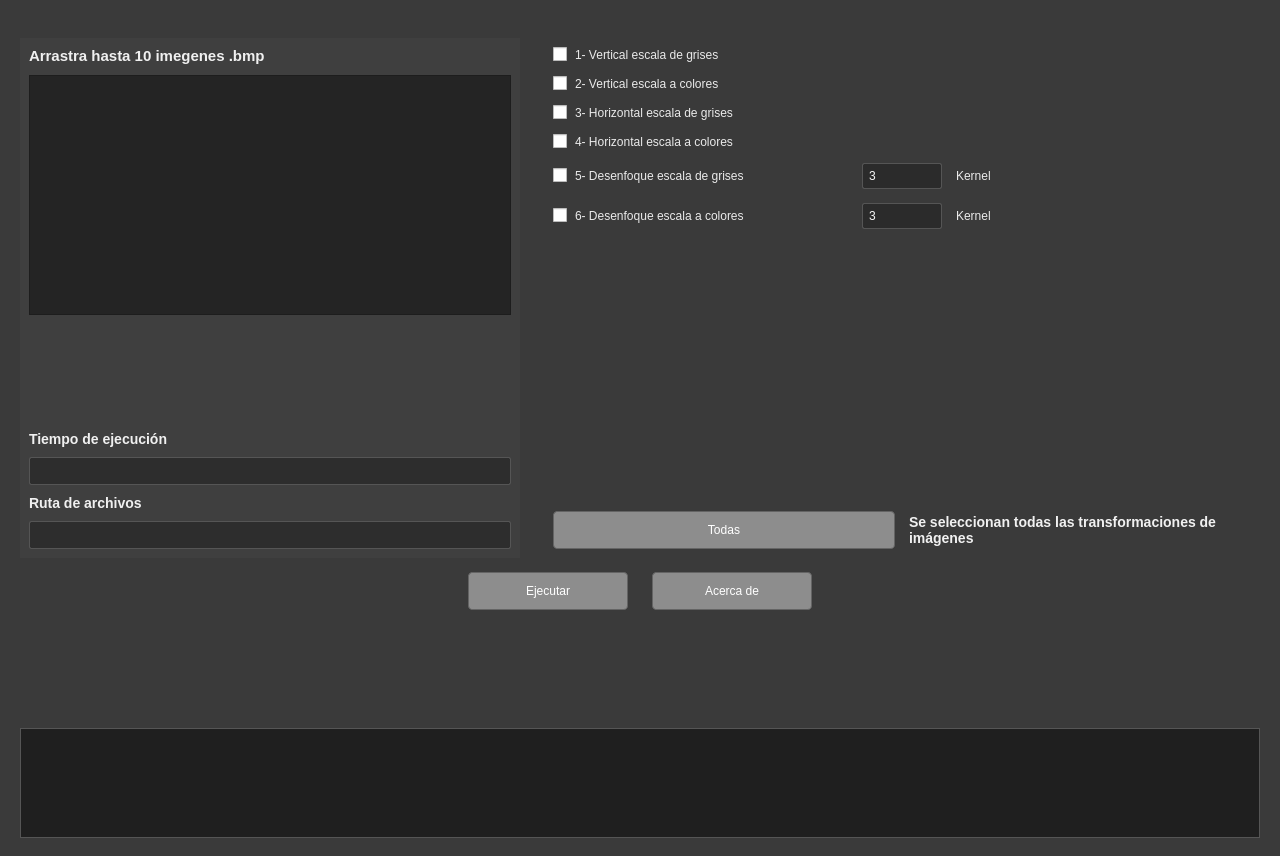
<?xml version="1.0" encoding="UTF-8"?>
<ui version="4.0">
 <class>MainWindow</class>
 <widget class="QMainWindow" name="MainWindow">
  <property name="geometry">
   <rect>
    <x>0</x>
    <y>0</y>
    <width>1280</width>
    <height>720</height>
   </rect>
  </property>
  <property name="windowTitle">
   <string>Procesamiento de imágenes</string>
  </property>
  <property name="styleSheet">
   <string notr="true">QMainWindow {
  background-color: #3a3a3a;
}
QLabel {
  color: #eaeaea;
}
QLineEdit {
  background-color: #2b2b2b;
  color: #f5f5f5;
  border: 1px solid #555;
  border-radius: 2px;
  padding: 4px;
}
QPushButton {
  background-color: #8d8d8d;
  color: #ffffff;
  border: 1px solid #646464;
  border-radius: 4px;
  padding: 6px 16px;
  min-height: 24px;
}
QPushButton:hover {
  background-color: #9b9b9b;
}
QPushButton:pressed {
  background-color: #777777;
}
QRadioButton, QCheckBox {
  color: #eaeaea;
  spacing: 8px;
}
QRadioButton::indicator, QCheckBox::indicator {
  width: 14px;
  height: 14px;
}
QPlainTextEdit {
  background-color: #1f1f1f;
  color: #efefef;
  border: 1px solid #555;
}
</string>
  </property>
  <widget class="QWidget" name="centralwidget">
   <layout class="QVBoxLayout" name="verticalLayoutRoot">
    <property name="leftMargin">
     <number>20</number>
    </property>
    <property name="topMargin">
     <number>18</number>
    </property>
    <property name="rightMargin">
     <number>20</number>
    </property>
    <property name="bottomMargin">
     <number>18</number>
    </property>
    <property name="spacing">
     <number>14</number>
    </property>
    <item>
      <layout class="QHBoxLayout" name="headerLayout">
       <item>
        <spacer name="headerStretch">
         <property name="orientation">
          <enum>Qt::Horizontal</enum>
         </property>
         <property name="sizeHint" stdset="0">
          <size>
        <width>40</width>
        <height>20</height>
          </size>
         </property>
        </spacer>
       </item>
      </layout>
        </item>
        <item>
      <layout class="QHBoxLayout" name="topLayout">
      <property name="spacing">
       <number>24</number>
      </property>
      <item>
       <widget class="QFrame" name="leftPanelFrame">
        <property name="minimumSize">
         <size>
          <width>470</width>
          <height>520</height>
         </size>
        </property>
        <property name="maximumSize">
         <size>
          <width>500</width>
          <height>16777215</height>
         </size>
        </property>
        <property name="styleSheet">
         <string notr="true">#leftPanelFrame {
  background-color: #3f3f3f;
  border: 0px;
}
#dropHintLabel {
  color: #f0f0f0;
  font-size: 15px;
  font-weight: 700;
}
#filesListWidget {
  background-color: #242424;
  border: 1px solid #1d1d1d;
  color: #f4f4f4;
}
#timeLabel, #pathLabel {
  color: #f0f0f0;
  font-size: 14px;
  font-weight: 600;
}
#timeLineEdit, #pathLineEdit {
  background-color: #2d2d2d;
  color: #ffffff;
  border: 1px solid #555555;
}
</string>
        </property>
        <layout class="QVBoxLayout" name="leftPanelLayout">
         <property name="spacing">
          <number>10</number>
         </property>
         <item>
          <widget class="QLabel" name="dropHintLabel">
           <property name="text">
            <string>Arrastra hasta 10 imegenes .bmp</string>
           </property>
           <property name="alignment">
            <set>Qt::AlignLeading|Qt::AlignLeft|Qt::AlignTop</set>
           </property>
           <property name="minimumHeight">
            <number>44</number>
           </property>
          </widget>
         </item>
         <item>
          <widget class="QListWidget" name="filesListWidget">
           <property name="minimumSize">
            <size>
             <width>430</width>
             <height>240</height>
            </size>
           </property>
           <property name="maximumSize">
            <size>
             <width>16777215</width>
             <height>260</height>
            </size>
           </property>
           <property name="selectionMode">
            <enum>QAbstractItemView::ExtendedSelection</enum>
           </property>
          </widget>
         </item>
         <item>
          <spacer name="verticalSpacerLeft">
           <property name="orientation">
            <enum>Qt::Vertical</enum>
           </property>
           <property name="sizeHint" stdset="0">
            <size>
             <width>20</width>
             <height>20</height>
            </size>
           </property>
          </spacer>
         </item>
         <item>
          <widget class="QLabel" name="timeLabel">
           <property name="text">
            <string>Tiempo de ejecución</string>
           </property>
          </widget>
         </item>
         <item>
          <widget class="QLineEdit" name="timeLineEdit">
           <property name="minimumSize">
            <size>
             <width>180</width>
             <height>28</height>
            </size>
           </property>
           <property name="readOnly">
            <bool>true</bool>
           </property>
          </widget>
         </item>
         <item>
          <widget class="QLabel" name="pathLabel">
           <property name="text">
            <string>Ruta de archivos</string>
           </property>
          </widget>
         </item>
         <item>
          <widget class="QLineEdit" name="pathLineEdit">
           <property name="minimumSize">
            <size>
             <width>180</width>
             <height>28</height>
            </size>
           </property>
          </widget>
         </item>
        </layout>
       </widget>
      </item>
      <item>
       <widget class="QFrame" name="rightPanelFrame">
        <property name="minimumSize">
         <size>
          <width>540</width>
          <height>520</height>
         </size>
        </property>
        <property name="styleSheet">
         <string notr="true">#rightPanelFrame {
  background-color: #3a3a3a;
  border: 0px;
}
#selectedHintLabel {
  color: #f1f1f1;
  font-size: 14px;
  font-weight: 600;
}
#kernelLabel {
  color: #f1f1f1;
  font-size: 13px;
  font-weight: 600;
}
#blurGrayKernelLineEdit, #blurColorKernelLineEdit {
  max-width: 70px;
}
#allButton, #executeButton {
  min-width: 120px;
}
</string>
        </property>
        <layout class="QVBoxLayout" name="rightPanelLayout">
         <property name="spacing">
          <number>14</number>
         </property>
         <item>
          <widget class="QCheckBox" name="verticalGrayCheckBox">
           <property name="text">
            <string>1- Vertical escala de grises</string>
           </property>
          </widget>
         </item>
         <item>
          <widget class="QCheckBox" name="verticalColorCheckBox">
           <property name="text">
            <string>2- Vertical escala a colores</string>
           </property>
          </widget>
         </item>
         <item>
          <widget class="QCheckBox" name="horizontalGrayCheckBox">
           <property name="text">
            <string>3- Horizontal escala de grises</string>
           </property>
          </widget>
         </item>
         <item>
          <widget class="QCheckBox" name="horizontalColorCheckBox">
           <property name="text">
            <string>4- Horizontal escala a colores</string>
           </property>
          </widget>
         </item>
         <item>
          <layout class="QHBoxLayout" name="blurGrayLayout">
           <item>
            <widget class="QCheckBox" name="blurGrayCheckBox">
             <property name="text">
              <string>5- Desenfoque escala de grises</string>
             </property>
            </widget>
           </item>
           <item>
            <widget class="QLineEdit" name="blurGrayKernelLineEdit">
             <property name="text">
              <string>3</string>
             </property>
             <property name="placeholderText">
              <string>Kernel</string>
             </property>
            </widget>
           </item>
           <item>
            <widget class="QLabel" name="kernelLabelGray">
             <property name="text">
              <string>Kernel</string>
             </property>
            </widget>
           </item>
          </layout>
         </item>
         <item>
          <layout class="QHBoxLayout" name="blurColorLayout">
           <item>
          <widget class="QCheckBox" name="blurColorCheckBox">
             <property name="text">
              <string>6- Desenfoque escala a colores</string>
             </property>
            </widget>
           </item>
           <item>
            <widget class="QLineEdit" name="blurColorKernelLineEdit">
             <property name="text">
              <string>3</string>
             </property>
             <property name="placeholderText">
              <string>Kernel</string>
             </property>
            </widget>
           </item>
           <item>
            <widget class="QLabel" name="kernelLabelColor">
             <property name="text">
              <string>Kernel</string>
             </property>
            </widget>
           </item>
          </layout>
         </item>
         <item>
          <spacer name="verticalSpacerRight">
           <property name="orientation">
            <enum>Qt::Vertical</enum>
           </property>
           <property name="sizeHint" stdset="0">
            <size>
             <width>20</width>
             <height>20</height>
            </size>
           </property>
          </spacer>
         </item>
         <item>
          <layout class="QHBoxLayout" name="allRowLayout">
           <item>
            <widget class="QPushButton" name="allButton">
             <property name="text">
              <string>Todas</string>
             </property>
            </widget>
           </item>
           <item>
            <widget class="QLabel" name="selectedHintLabel">
             <property name="text">
              <string>Se seleccionan todas las transformaciones de imágenes</string>
             </property>
             <property name="wordWrap">
              <bool>true</bool>
             </property>
            </widget>
           </item>
          </layout>
         </item>
        </layout>
       </widget>
      </item>
     </layout>
    </item>
    <item>
     <layout class="QHBoxLayout" name="bottomLayout">
      <property name="spacing">
       <number>24</number>
      </property>
      <item>
       <spacer name="bottomSpacerLeft">
      <property name="orientation">
       <enum>Qt::Horizontal</enum>
      </property>
      <property name="sizeHint" stdset="0">
       <size>
        <width>40</width>
        <height>20</height>
       </size>
      </property>
       </spacer>
      </item>
      <item>
       <widget class="QPushButton" name="executeButton">
      <property name="text">
       <string>Ejecutar</string>
      </property>
      <property name="minimumSize">
       <size>
        <width>160</width>
        <height>34</height>
       </size>
      </property>
       </widget>
      </item>
      <item>
       <widget class="QPushButton" name="aboutButton">
      <property name="text">
       <string>Acerca de</string>
      </property>
      <property name="minimumSize">
       <size>
        <width>160</width>
        <height>34</height>
       </size>
      </property>
       </widget>
      </item>
      <item>
       <spacer name="bottomSpacerCenter">
      <property name="orientation">
       <enum>Qt::Horizontal</enum>
      </property>
      <property name="sizeHint" stdset="0">
       <size>
        <width>40</width>
        <height>20</height>
       </size>
      </property>
       </spacer>
      </item>
     </layout>
    </item>
    <item>
      <layout class="QHBoxLayout" name="bottomLogoLayout">
       <item>
        <spacer name="bottomLogoStretch">
         <property name="orientation">
          <enum>Qt::Horizontal</enum>
         </property>
         <property name="sizeHint" stdset="0">
          <size>
        <width>40</width>
        <height>20</height>
          </size>
         </property>
        </spacer>
       </item>
       <item>
        <widget class="QLabel" name="bottomLogoLabel">
         <property name="minimumSize">
          <size>
        <width>90</width>
        <height>90</height>
          </size>
         </property>
         <property name="maximumSize">
          <size>
        <width>110</width>
        <height>110</height>
          </size>
         </property>
         <property name="alignment">
          <set>Qt::AlignRight|Qt::AlignBottom</set>
         </property>
        </widget>
       </item>
      </layout>
        </item>
        <item>
     <widget class="QPlainTextEdit" name="logPlainTextEdit">
      <property name="minimumSize">
       <size>
      <width>0</width>
      <height>110</height>
       </size>
      </property>
      <property name="readOnly">
       <bool>true</bool>
      </property>
     </widget>
    </item>
     </layout>
    </widget>
   </widget>
   <resources/>
   <connections/>
  </ui>
